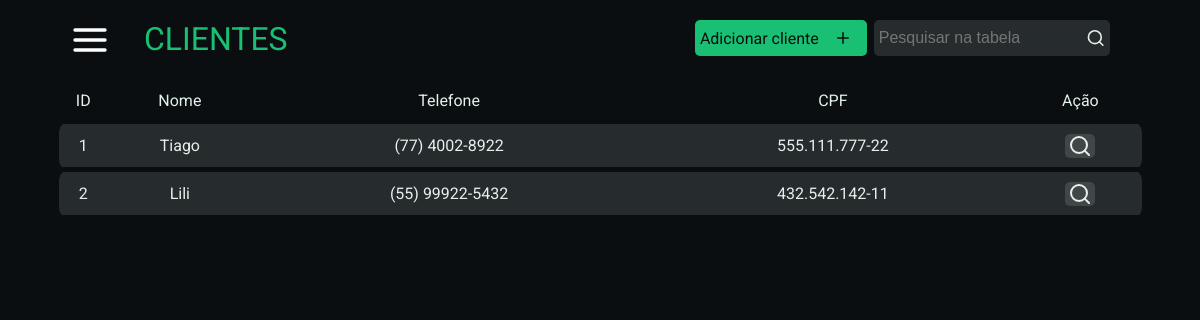
Screenshot of /client (signed in) with the database file from the repository.
### tables this page shows
CREATE TABLE Cliente (
    id INT NOT NULL AUTO_INCREMENT PRIMARY KEY,
    nome VARCHAR(50) NOT NULL,
    cpf VARCHAR(14) NOT NULL,
    endereco VARCHAR(80),
    telefone VARCHAR(15),
    dataNascimento DATE,
    created TIMESTAMP DEFAULT CURRENT_TIMESTAMP(),
    edited DATETIME
);

### src/Controllers/ClientController.php (called while the page is built, shortened)
<?php
    class ClientController{
        public function show(){
            $client = new ClientModel();
            $params['clients'] = $client->getAllClients();
            $client = new ClientView($params);
        }
    }
?>

### routes/routes.php (called while the page is built, shortened)
<?php
    require_once('app.php');
    Route::run();
?>

### index.php (called while the page is built, shortened)
<?php
    require_once('routes/routes.php');
?>

### src/database/DB.php (called while the page is built, shortened)
<?php
class DB
{
  private static $db;
  public function __construct()
  {
    $env = parse_ini_file('env.ini');
    if(empty($env) || !isset($env)){
      $env['DB_HOST'] = getenv('DB_HOST');
      $env['DB_DATABASE'] = getenv('DB_DATABASE');
      $env['DB_USERNAME'] = getenv('DB_USERNAME');
      $env['DB_PASSWORD'] = getenv('DB_PASSWORD');
    }
    self::$db = new PDO('mysql:host=' . $env['DB_HOST'] . ';dbname=' . $env['DB_DATABASE'], $env['DB_USERNAME'], $env['DB_PASSWORD'], array(PDO::MYSQL_ATTR_INIT_COMMAND => "SET NAMES utf8"));
    self::$db->setAttribute(PDO::ATTR_ERRMODE, PDO::ERRMODE_EXCEPTION);
    self::$db->setAttribute(PDO::ATTR_ORACLE_NULLS, PDO::NULL_EMPTY_STRING);
  }
  public static function getAll($sql)
  {
    $execute = self::$db->prepare($sql);
    $execute->execute();
    return $execute->fetchAll(PDO::FETCH_ASSOC);
  }
}

### src/Models/ClientModel.php (called while the page is built, shortened)
<?php
    class ClientModel extends DB{
        public function getAllClients(){
            $sql = "SELECT * FROM Cliente;";
            return DB::getAll($sql);
        }
    }
?>

### src/Views/ClientView.php (the view, shortened to what this page needs)
<?php
    class ClientView{
        public function __construct($params){
?>
            <!DOCTYPE html>
            <html lang="pt-BR">
            <head>
                <link rel="stylesheet" href="/public/css/client.css">
            </head>
            <body>
            <?php include "components/Sidebar.php" ?>
            <main class="wide">
            <header>
                <i class="menu-toggle" data-feather="menu"></i>
                <div class="header-conteudo">
                    <h1>CLIENTES</h1>
                    <div class="botoesDireito">
                        <a href="/add/client" class="btnAdd">Adicionar cliente<i data-feather="plus"></i></a>
                        <div class="pesquisar">
                            <input type="text" id="input" name="pesquisar" placeholder="Pesquisar na tabela" onkeyup="filtrarCliente()">
                            <i data-feather="search" class="iconePesquisa"></i>
                        </div>
                    </div>
                </div>
            </header>
            <div class="content">
                <table class="tabela-consulta">
                    <thead>
                        <tr>
                            <td>ID</td>
                            <td>Nome</td>
                            <td>Telefone</td>
                            <td>CPF</td>
                            <td>Ação</td>
                        </tr>
                    </thead>
                    <tbody>
                        <?php foreach($params['clients'] as $client){ ?>
                            <tr>
                                <td><?php echo $client['id']; ?></td>
                                <td><?php echo $client['nome']; ?></td>
                                <td><?php echo $client['telefone']; ?></td>
                                <td><?php echo $client['cpf']; ?></td>
                                <td><button type="button" class="abrir-modal" onclick="consultarCliente(<?php echo $client['id']; ?>)">
                                    <i data-feather="search"></i></button>
                                </td>
                            </tr>
                        <?php } ?>
                    </tbody>
                </table>
            </div>
            </main>
            </body>
            </html>
        <?php }
    }
?>

### routes/app.php (shortened to what this page needs)
<?php
    class Route{
        private static $routes = [];
        public static function get($route, $controller, $method = 'GET'){
            array_push(self::$routes, array(
                'route' => explode(':', $route)[0],
                'controller' => explode('@',$controller)[0],
                'function' => explode('@',$controller)[1],
                'method' => $method,
                'params' => $_REQUEST
            ));
        }
        public static function post($route, $controller, $method = 'POST'){
            array_push(self::$routes, array(
                'route' => $route,
                'controller' => explode('@',$controller)[0],
                'function' => explode('@',$controller)[1],
                'method' => $method,
                'params' => $_POST
            ));
        }
        public static function run($basepath = '/'){
            $parsed_url = parse_url($_SERVER['REQUEST_URI']);
            $method = $_SERVER['REQUEST_METHOD'];
            if(isset($parsed_url['path'])){
                $url = explode('&',$parsed_url['path'])[0];
            }else{
                $url = '/';
            }
            foreach(self::$routes as $route){
                if($route['route'] == $url){
                    if($route['method'] != $method){
                        header("HTTP/1.0 405 Method Not Allowed");
                    }else{
                        $function = $route['function'];
                        $controller = new $controller();
                        $controller->$function($route['params']);
                    }
                }
            }
        }
    }
?>

### public/css/global.css (style rules this page uses)
:root { --preto: #0a0e11; --verde: #19bf72; --branco: #e4f1eb; --cinza-escuro: #262b2d; --cinza-claro: #414748; --laranja: #f95738; }
* { margin: 0; padding: 0; box-sizing: border-box; outline: none; }
body { display: flex; align-items: center; justify-content: center; background-color: var(--preto); width: 100vw; height: 100vh; font-family: "Roboto", sans-serif; }
main { width: 75vw; height: 95vh; display: flex; flex-direction: column; align-items: center; }
main.wide { width: 95vw; }
main header { display: grid; height: 5vh; width: 100%; padding: 0; margin: 0; }
main header .menu-toggle { color: #fff; height: 5vh; width: 10vw; margin: 0; justify-self: flex-start; }
main header h1 { color: var(--verde); font-size: 4vh; font-weight: 400; }
.menu-toggle { cursor: pointer; }
main .content { width: 95%; }
button { cursor: pointer; }
.botoesDireito { display: flex; align-items: center; justify-content: flex-end; width: 50%; height: 3vw; }
.btnAdd { background-color: var(--verde); text-decoration: none; color: var(--preto); display: flex; align-items: center; border-radius: 5px; height: 3vw; padding-left: 1%; margin-right: 1.5%; }
.pesquisar { display: flex; align-items: center; justify-content: center; height: 3vw; border-radius: 5px; background-color: var(--cinza-escuro); }
.pesquisar input { background-color: var(--cinza-escuro); border: 0; color: var(--branco); font-size: 1rem; padding-left: 2%; border-radius: 5px; }
.iconePesquisa { color: var(--branco); margin-right: 5px; }
.tabela-consulta { width: 100%; max-width: 100%; color: var(--branco); margin-top: 2%; border-collapse: collapse; border-spacing: 1; text-align: center; overflow-y: scroll; }
.tabela-consulta thead tr { font-weight: 400; height: 5vh; width: 12%; }
.tabela-consulta tbody { overflow-y: scroll; }
.tabela-consulta tbody td { font-weight: 400; height: 4vw; text-align: center; background-color: var(--cinza-escuro); border: 5px solid var(--preto); border-style: solid none; }
.tabela-consulta tbody td:first-child { border-top-left-radius: 10px; border-bottom-left-radius: 10px; }
.tabela-consulta tbody td:last-child { border-bottom-right-radius: 10px; border-top-right-radius: 10px; }
* { scrollbar-width: 10px; scrollbar-color: var(--cinza-escuro) var(--cinza-claro); }

### public/css/client.css (style rules this page uses)
main header { grid-template-columns: 10% 1fr; }
main header .header-conteudo { display: flex; padding-right: 5vw; justify-content: space-between; }
.abrir-modal { color: var(--branco); background-color: var(--cinza-claro); border-radius: 5px; border: none; height: 2vw; width: 2.5vw; cursor: pointer; }

### public/css/sidebar.css (style rules this page uses)
.menu-toggle { height: 25%; width: 10%; margin: 5%; }
a svg { height: 1.5vw; margin: 0 1vw; }

### rows the page displays
cliente: id "1", nome "Tiago", telefone "(77) 4002-8922", cpf "555.111.777-22"
cliente: id "2", nome "Lili", telefone "(55) 99922-5432", cpf "432.542.142-11"
